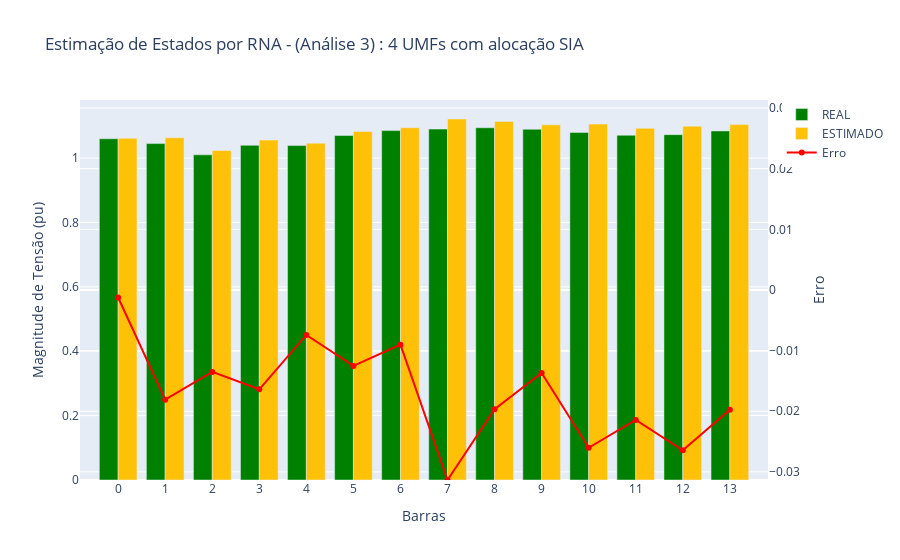

Notebook code cell kept with this figure:
### Code cell
compara_tensao(data_vm_pu_calc=real.vm_pu, data_vm_pu_est= V_estimado, analise_realizada=ANALISE_REALIZADA)

### Figure 1 — Plotly figure (JSON) as saved in the notebook; plotly's stock layout.template omitted (floating-point values rounded to 4 significant figures)
{"data": [{"marker": {"color": "#008000"}, "name": "REAL", "type": "bar", "x": [1, 2, 3, 4, 5, 6, 7, 8, 9, 10, 11, 12, 13, 14], "y": [1.06, 1.045, 1.01, 1.04, 1.039, 1.07, 1.085, 1.09, 1.094, 1.089, 1.08, 1.071, 1.073, 1.084]}, {"marker": {"color": "#FFC107"}, "name": "ESTIMADO", "type": "bar", "x": [1, 2, 3, 4, 5, 6, 7, 8, 9, 10, 11, 12, 13, 14], "y": [1.061, 1.063, 1.024, 1.056, 1.046, 1.083, 1.094, 1.121, 1.114, 1.103, 1.106, 1.092, 1.099, 1.104]}, {"line": {"color": "red"}, "mode": "lines+markers", "name": "Erro", "type": "scatter", "x": [1, 2, 3, 4, 5, 6, 7, 8, 9, 10, 11, 12, 13, 14], "y": [-0.001231, -0.01809, -0.01351, -0.01637, -0.007414, -0.01252, -0.009022, -0.03133, -0.01966, -0.0137, -0.02601, -0.02143, -0.02642, -0.01974], "yaxis": "y2"}], "layout": {"barmode": "group", "title": {"text": "Estimação de Estados por RNA - (Análise 3) : 4 UMFs com alocação SIA"}, "xaxis": {"tickmode": "array", "ticktext": [0, 1, 2, 3, 4, 5, 6, 7, 8, 9, 10, 11, 12, 13], "tickvals": [1, 2, 3, 4, 5, 6, 7, 8, 9, 10, 11, 12, 13, 14], "title": {"text": "Barras"}}, "yaxis": {"title": {"text": "Magnitude de Tensão (pu)"}}, "yaxis2": {"overlaying": "y", "range": [-0.03133, 0.03133], "side": "right", "title": {"text": "Erro"}}}}
